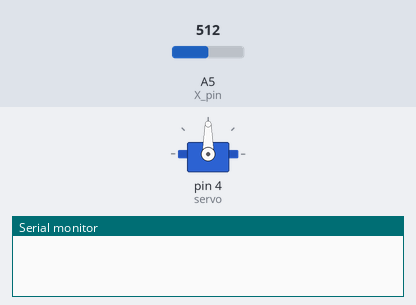
Recording of a sketch running on a simulated Arduino Uno, built with avr-gcc and run on an emulated ATmega328P. Parts: servo, the last lines printed to the serial monitor. Inputs (shaded band) come from the test bench; at power-on: A5 (X_pin) = 512.

Above: at 1.2 s.
1.3 s: A5 (X_pin) set to 416
2.8 s: A5 (X_pin) set to 383
At 3.5 s:
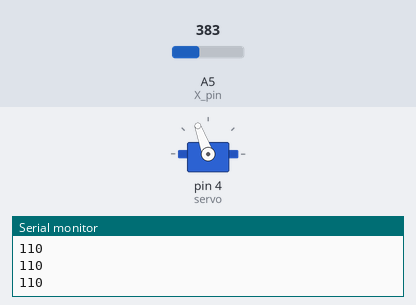
4.3 s: A5 (X_pin) set to 79
5.8 s: A5 (X_pin) set to 67
At 7.0 s:
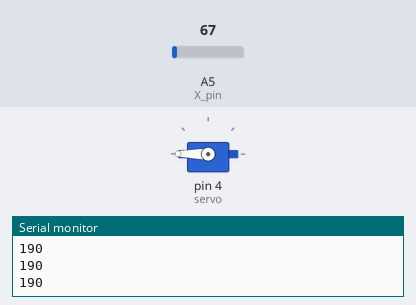
7.3 s: A5 (X_pin) set to 960
At 8.3 s:
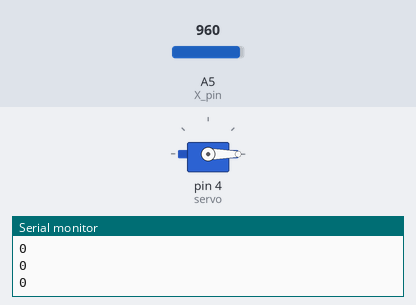
8.8 s: A5 (X_pin) set to 935
At 9.4 s:
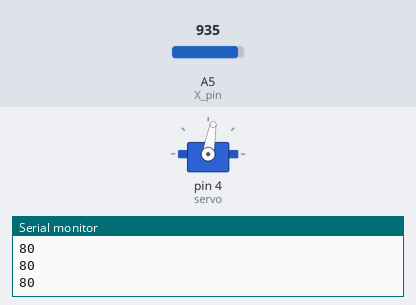
Timing chart, 0 to 11.3 s (numbered marks = the images above; inputs shaded):
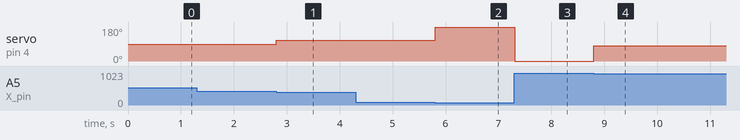

Measured:
- the behaviour switches between 400 and 399 on A5 (X_pin) (found by bisection; images 0 and 1)
- the behaviour switches between 75 and 74 on A5 (X_pin) (found by bisection; images 1 and 2)
- the behaviour switches between 951 and 950 on A5 (X_pin) (found by bisection; images 3 and 4)
- after the input at 1.3 s, every drawn part: stays the same
- after the input at 2.8 s, servo on pin 4 (servo): 90° → 110° at once
- after the input at 5.8 s, servo on pin 4 (servo): 110° → 180° at once
- after the input at 7.3 s, servo on pin 4 (servo): 180° → 0° at once
- after the input at 8.8 s, servo on pin 4 (servo): 0° → 80° at once

The sketch:

Velocidad4.2.ino
```cpp
#include <Servo.h>
#define Y_pin A4
#define X_pin A5
#define boton_pin 10

int valorX;
Servo servo;

void setup()
{
  pinMode(boton_pin, INPUT_PULLUP);
  Serial.begin(9600);
  servo.attach(4);
}

void loop()
{

  int valorX = analogRead(X_pin);

  if (valorX < 400)
  {
    int v = 110;
    if (valorX < 75)
    {
      v = 190;
    }
    Serial.println(v);
    servo.write(v);
  }
  else if (valorX <= 600)
  {
    servo.write(90);
  }
  else
  {
    int v = 80;
    if (valorX > 950)
    {
      v = 0;
    }
    Serial.println(v);
    servo.write(v);
  }
}
```
